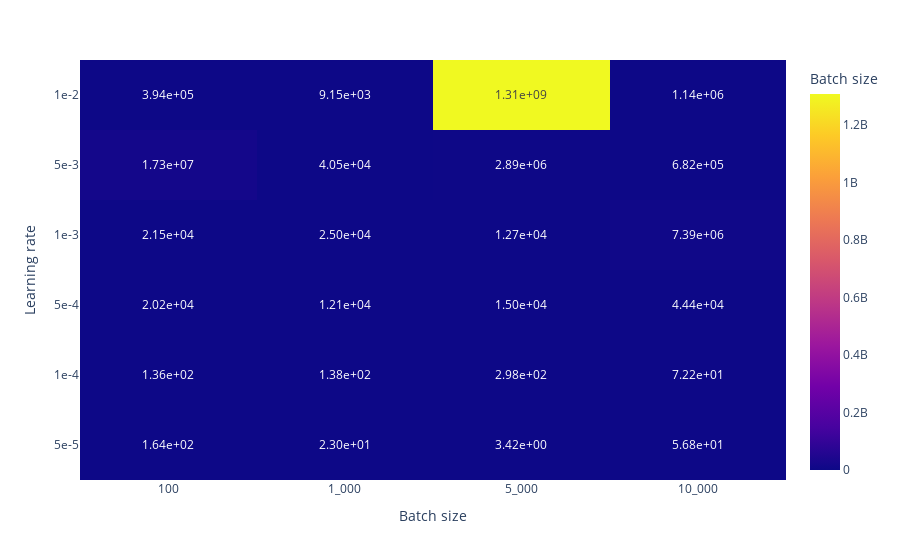

The notebook cell saved with this chart:
### Code cell
make_heat_map_learning_rate("important_results/MSE_lr_1d_european.txt", ["1e-2", "5e-3", "1e-3", "5e-4", "1e-4", "5e-5"], ["100", "1_000", "5_000", "10_000"], lambda x: f'{x:.2e}')

### Figure 1 — Plotly figure (JSON) as saved in the notebook; plotly's stock layout.template omitted (floating-point values rounded to 4 significant figures)
{"data": [{"coloraxis": "coloraxis", "hovertemplate": "Batch size: %{x}<br>Learning rate: %{y}<br>Batch size: %{z}<extra></extra>", "name": "0", "text": [["3.94e+05", "9.15e+03", "1.31e+09", "1.14e+06"], ["1.73e+07", "4.05e+04", "2.89e+06", "6.82e+05"], ["2.15e+04", "2.50e+04", "1.27e+04", "7.39e+06"], ["2.02e+04", "1.21e+04", "1.50e+04", "4.44e+04"], ["1.36e+02", "1.38e+02", "2.98e+02", "7.22e+01"], ["1.64e+02", "2.30e+01", "3.42e+00", "5.68e+01"]], "texttemplate": "%{text}", "type": "heatmap", "x": ["100", "1_000", "5_000", "10_000"], "xaxis": "x", "y": ["1e-2", "5e-3", "1e-3", "5e-4", "1e-4", "5e-5"], "yaxis": "y", "z": [[394400.0, 9145.0, 1309000000.0, 1138000.0], [17260000.0, 40500.0, 2886000.0, 682000.0], [21550.0, 25030.0, 12670.0, 7387000.0], [20240.0, 12060.0, 14970.0, 44380.0], [135.6, 137.5, 298.0, 72.24], [163.6, 23.02, 3.419, 56.84]]}], "layout": {"coloraxis": {"colorbar": {"title": {"text": "Batch size"}}, "colorscale": [[0, "#0d0887"], [0.1111, "#46039f"], [0.2222, "#7201a8"], [0.3333, "#9c179e"], [0.4444, "#bd3786"], [0.5556, "#d8576b"], [0.6667, "#ed7953"], [0.7778, "#fb9f3a"], [0.8889, "#fdca26"], [1, "#f0f921"]]}, "margin": {"t": 60}, "xaxis": {"anchor": "y", "domain": [0, 1], "title": {"text": "Batch size"}}, "yaxis": {"anchor": "x", "autorange": "reversed", "domain": [0, 1], "title": {"text": "Learning rate"}}}}
